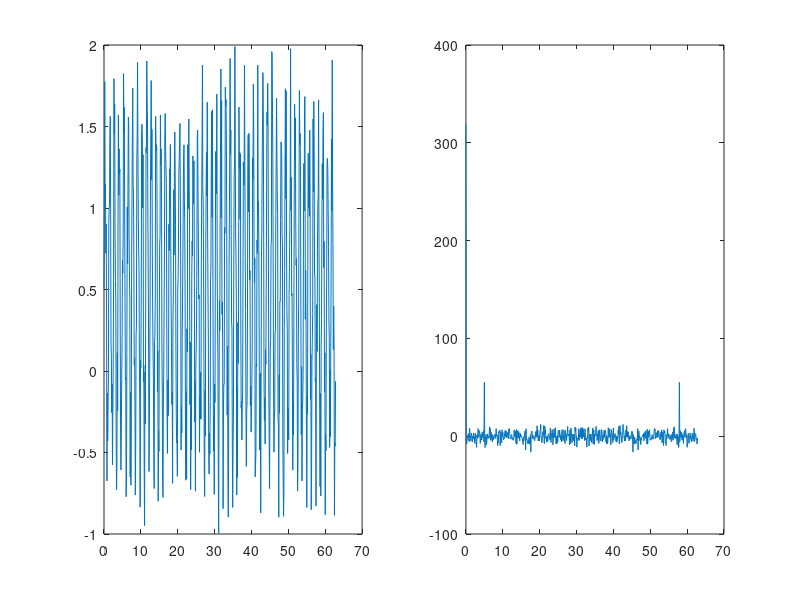
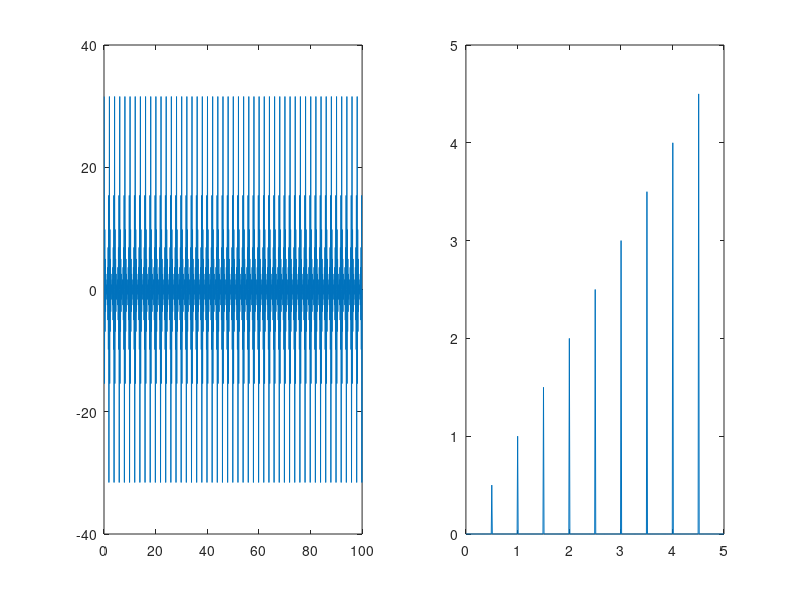
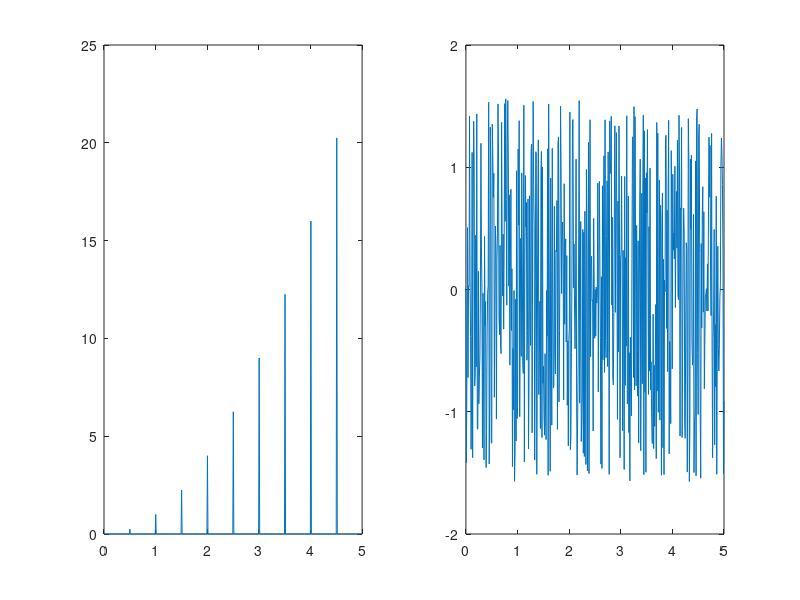

Recreate these plots in MATLAB, in order. (Note: this script raises an error after producing the figures.)
%Unprincipled FFT. Just powerful enough to get you in trouble.
%Wild type FFT
a = rand(1,629);
b = 0:0.1:20*pi;
c = sin(5*b);
d = a+c;
figure
subplot(1,2,1)
plot(b,d)

subplot(1,2,2)
e = fft(d)
plot(b,e)

%%
%Principled FFT. Developing it from first principles
%Create the time series successively 
figure
L = 1000; %Length of the signal. 1000 paces
X = zeros(1,L); %Start with zeros
sampling_interval = 0.1; %We sample 10 times per second. 10 Hz.
t = (1:L) * sampling_interval; %Make a time series, sampled at the frequency
ns = 10; %number of sines to add
for nn = 1:ns %Add the suitable number of sine waves to the signal
    X = X + nn * sin (nn*pi*t); %Add it all together. Each pass we add a sine wave
end
subplot(1,2,1)
plot(t,X); %Let's have a look what the time series looks like
Y = fft(X)/L; %Take the fft of the signal, normalize by length
NyLimit = (1/sampling_interval)/2; %Calculate Nyquist
F = linspace(0,1,L/2)*NyLimit;%Understanding the properties of the FFT, we don't want to plot from -Nyquist to +Nyquist, we only want to plot half of it. The other half is symmetric
subplot(1,2,2)
plot(F,abs(Y(1:L/2))); %Plotting only half of the space. Other half is mirror symmetric and completely redundant

%Power considerations. 
%Power is basically the frequency representation of the signal multiplied
%by its complex conjugate
power_of_Y = Y.*conj(Y); %Using the definition of power, we calculate it
figure
subplot(1,2,1)
plot(F,power_of_Y(1:L/2)) %Plot the power to feel the power

phi = atan(imag(Y)./real(Y)); %Determine the phase angles of the signal
subplot(1,2,2)
plot(F,phi(1:L/2)); %Plotting the series of the phase angles

%%
%Doing it for real. And imaginary.
[y_1, fs_1, nbits_1] = wavread('voice-ah.wav'); %Read in the ah sound, recognizing it is a wav file
[y_2, fs_2, nbits_2] = wavread('voice-oh.wav'); %Read in the oh sound, recognizing it is a wav file

%What does it sound like?
%Commented out due to annoying
%sound(y_1,fs_1); %Play the "ah"
%pause
%sound(y_2,fs_2); %Play the "oh"
 
%What does it look like?
figure
subplot(1,2,1)
plot(y_1)
subplot(1,2,2)
plot(y_2)

%That does not tell us anything. So let's consider the power at different
%frequencies
New_nyquist = fs_1/2; %That is our new nyquist
%Determine the length of the signal
New_F = linspace(0,1,length(y_1)/2)*New_nyquist; %Get a new basis
New_frequency_signal = fft(y_1)/length(y_1);%Don't forget to take the FFT
New_power = New_frequency_signal.*conj(New_frequency_signal); %For the first one 
figure
subplot(1,2,1)
plot(New_F,New_power(1:length(New_power)/2))
subplot(1,2,2)
%Do the same thing for the "oh"
New_F = linspace(0,1,length(y_2)/2)*New_nyquist; %Get a new basis
New_frequency_signal = fft(y_2)/length(y_2);%Don't forget to take the FFT
New_power = New_frequency_signal.*conj(New_frequency_signal); %For the first one 
plot(New_F,New_power(1:length(New_power)/2))

%%
%Spectrogram
%Why do we need it? 
%Let's load in the birdsong to appreciate why we need the spectrogram.
%A spectrogram is not needed if the signal is stationary. Alas, in biology
%almost all signals are not stationary. 
[birdsong,fs,nbits] = wavread('song1.wav');
%What does it look and sound like
figure
plot(birdsong)
sound(birdsong,fs)
figure
spectrogram(birdsong, 256, 'yaxis')

%%
%Let's first do the spectrogram of something that is also not stationary,
%but that we understand
Fs = 1000; %Sampling frequency is a thousand
t = 0:0.001:2; %0 to 2 seconds at 1 kHz
y = chirp(t,100,1,200,'quadratic'); %Start at 100 Hz, at 1 second cross 200 Hz
spectrogram(y,hamming(512),511,128,Fs,'yaxis')

